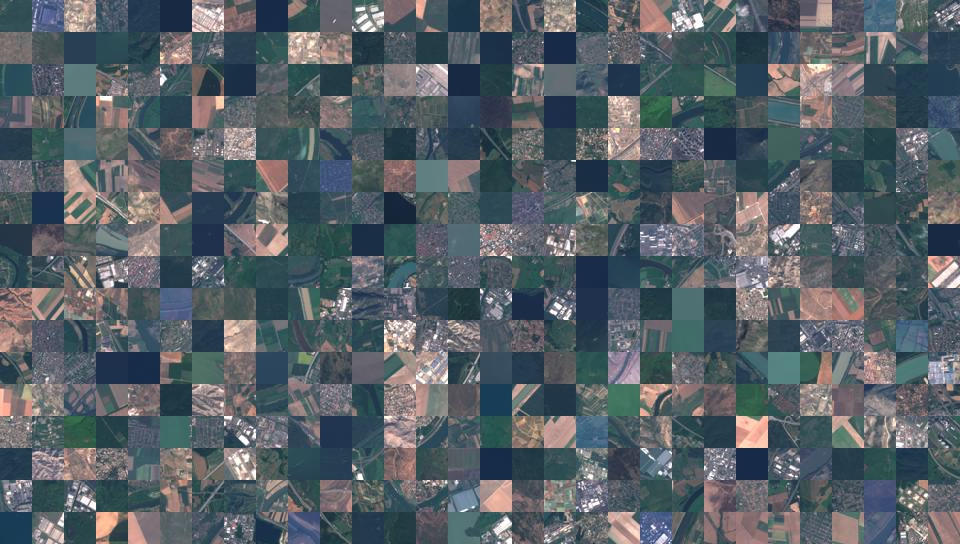
#> input picture generated_assets/eurosat_collage.jpeg, 960 x 544 px
$ python -i morphological_features.py   (imports and definitions only)
#> lines starting #> are read from the running program, lines starting #| are printed output that depends on the picture; after the words box and inside, x2 and y2 are one past the last pixel; in counts of white or black regions, pixels touching at a corner belong together
import cv2

import numpy as np

def extract_morphological_features(image):
    features = []

    gray = cv2.cvtColor(image, cv2.COLOR_RGB2GRAY)
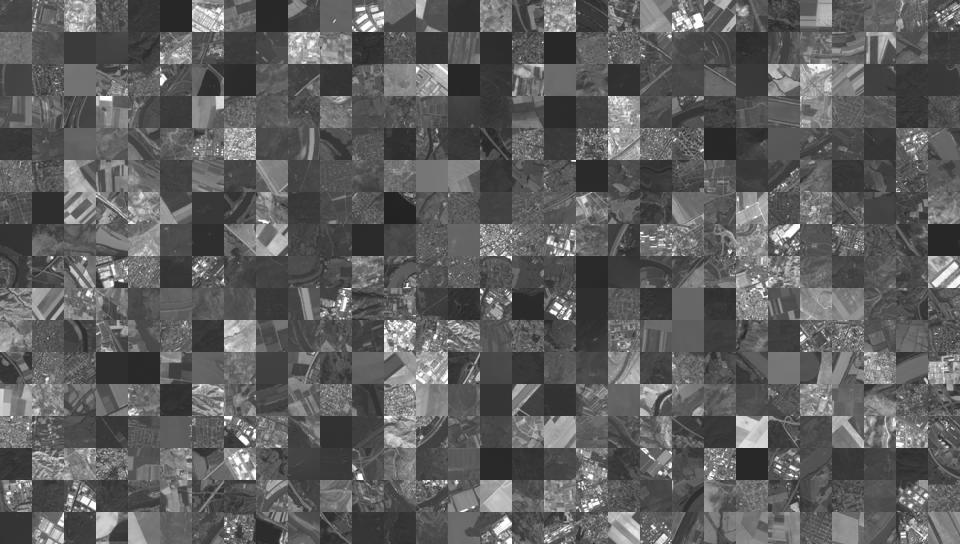
#> gray: shape (544, 960); min 20, max 255, mean 94.3
    _, binary = cv2.threshold(gray, 0, 255, cv2.THRESH_BINARY + cv2.THRESH_OTSU)
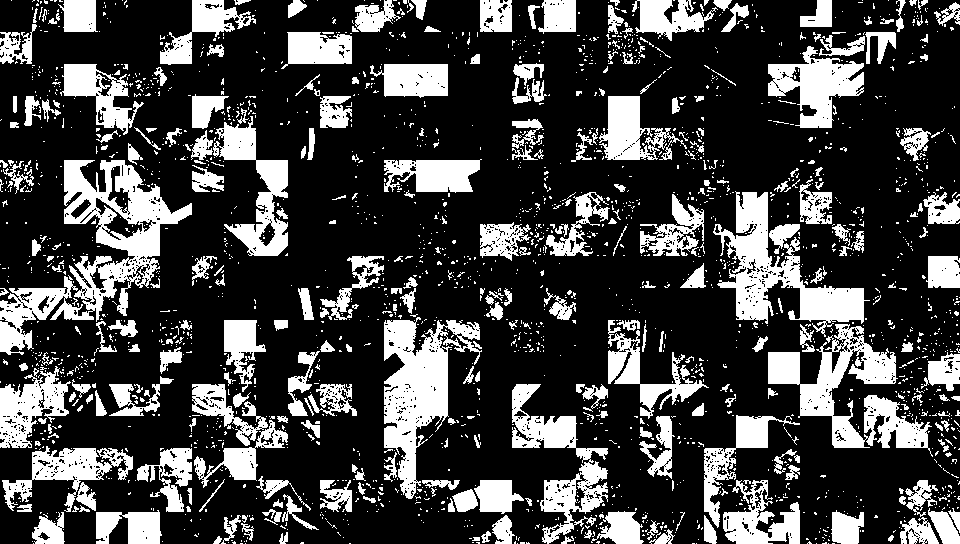
#> binary: shape (544, 960); 26% white; 2290 white regions (1983 under 20 px), largest, box (x1, y1, x2, y2) and area: (0, 160, 192, 355) 10666, (384, 317, 482, 499) 7518, (768, 324, 933, 457) 7419

    for k in [3, 5, 7]:
        kernel = np.ones((k, k), np.uint8)   # Morphological operations
        opening = cv2.morphologyEx(binary, cv2.MORPH_OPEN, kernel)
        closing = cv2.morphologyEx(binary, cv2.MORPH_CLOSE, kernel)

        features += [
            np.sum(opening > 0) / opening.size,
            np.sum(closing > 0) / closing.size,
            np.mean(opening),
            np.mean(closing),
            np.std(opening),
            np.std(closing)
        ]

        gradient = cv2.morphologyEx(binary, cv2.MORPH_GRADIENT, kernel)

        features += [
            np.sum(gradient > 0) / gradient.size,
            np.mean(gradient),
            np.std(gradient)
        ]
#> this loop made 3 passes
#> features on pass 1: [0.213, 0.298, 54.39, 75.94, 104.5, 116.6]
#> pass 1, in extract_morphological_features, `closing = cv2.morphologyEx(binary, cv2.MORPH_CLOSE, kernel)`:
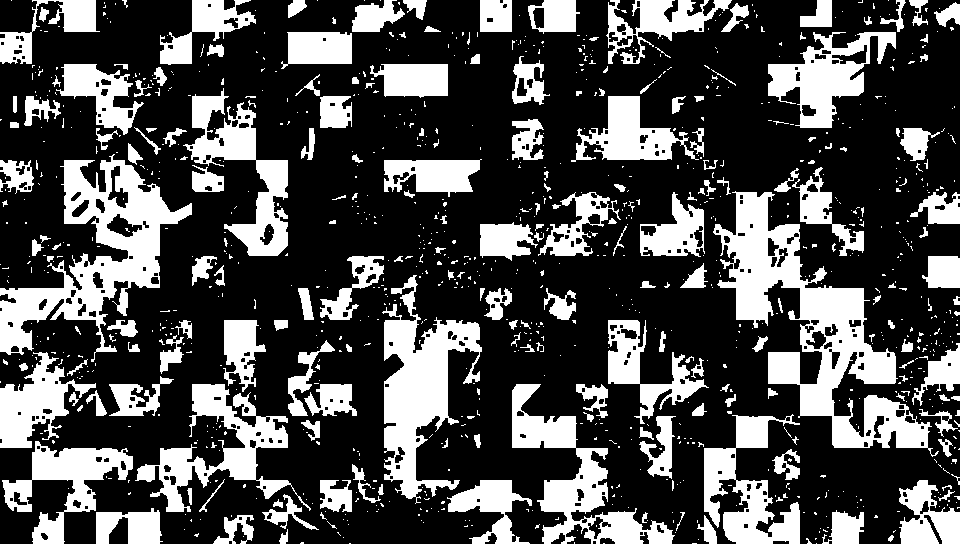
#> closing: shape (544, 960); 29.8% white; 1052 white regions (849 under 20 px), largest, box (x1, y1, x2, y2) and area: (713, 191, 939, 457) 17281, (0, 154, 192, 362) 12692, (382, 275, 482, 504) 9593
#> pass 1, in extract_morphological_features, `gradient = cv2.morphologyEx(binary, cv2.MORPH_GRADIENT, kernel)`:
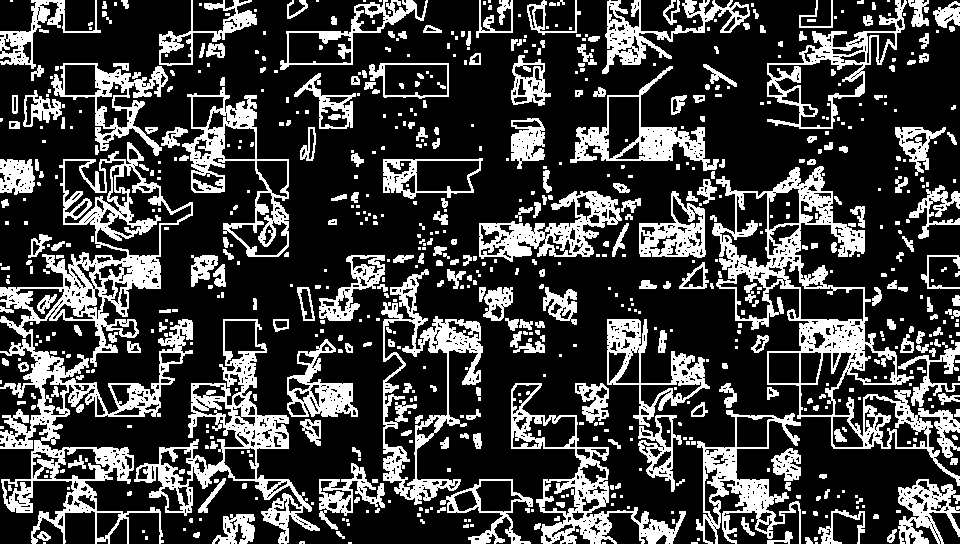
#> gradient: shape (544, 960); 25.2% white; 729 white regions (400 under 20 px), largest, box (x1, y1, x2, y2) and area: (0, 142, 193, 544) 18823, (712, 166, 960, 486) 13217, (134, 319, 320, 544) 7653
#> after the loop:
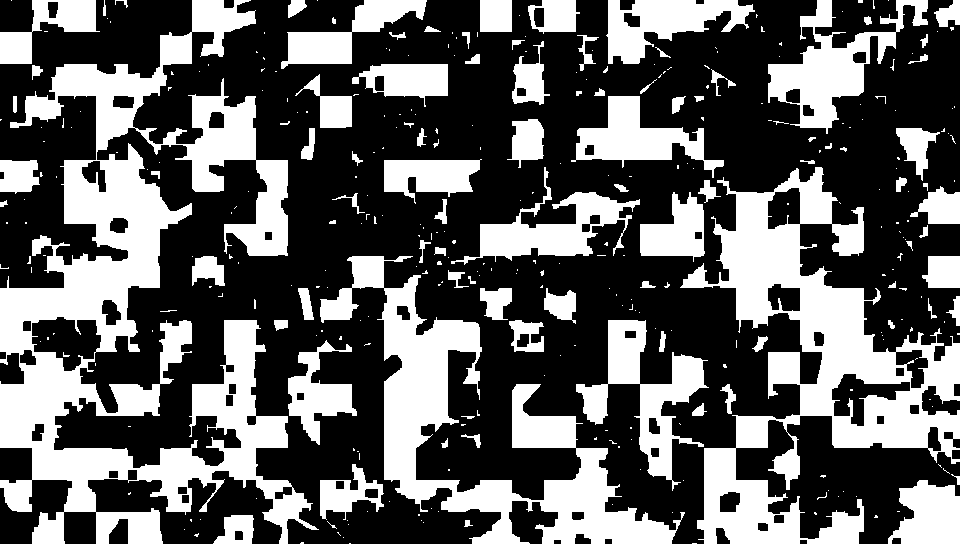
#> closing: shape (544, 960); 37.1% white; 352 white regions (256 under 20 px), largest, box (x1, y1, x2, y2) and area: (0, 0, 319, 544) 60589, (680, 167, 960, 544) 35982, (320, 256, 685, 544) 25129
#> after the loop:
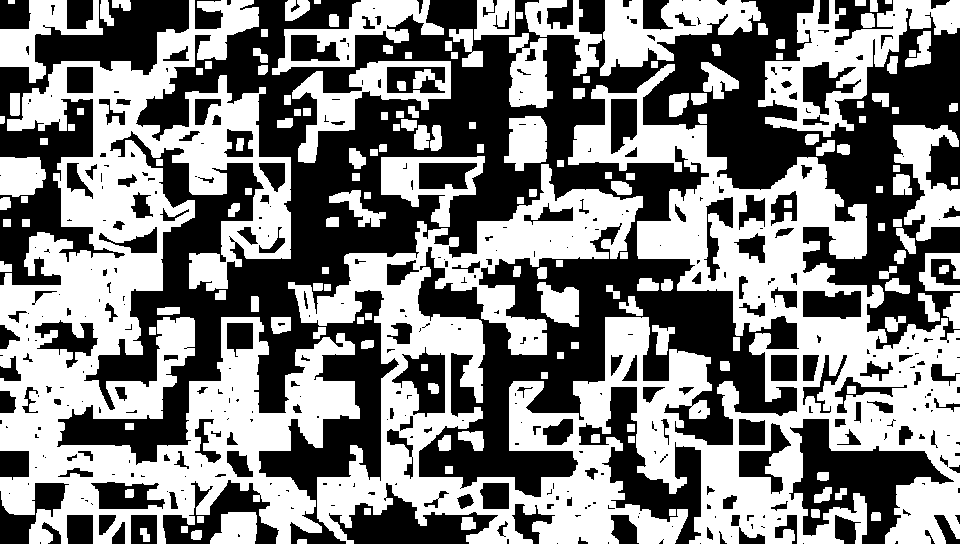
#> gradient: shape (544, 960); 50.3% white; 424 black regions (234 under 20 px), largest, box (x1, y1, x2, y2) and area: (57, 0, 960, 544) 171857, (0, 0, 189, 285) 16160, (789, 419, 954, 544) 8380
#> after the loop:
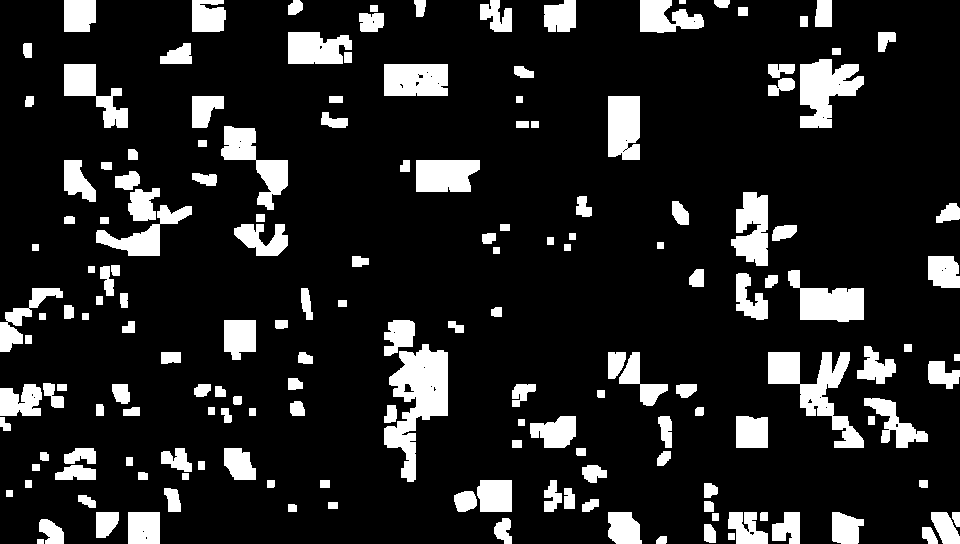
#> opening: shape (544, 960); 14.2% white; 169 white regions, largest, box (x1, y1, x2, y2) and area: (384, 344, 448, 482) 4350, (768, 352, 864, 448) 3318, (800, 59, 864, 128) 2709
#> after the loop, features = 27 values, max 128.2 at index 25, min 0.142 at index 18, mean 63.03

    return features

>>> import cv2
>>> picture = cv2.cvtColor(cv2.imread('../../generated_assets/eurosat_collage.jpeg'), cv2.COLOR_BGR2RGB)
>>> result = extract_morphological_features(picture)
#> result has the same summary as features in extract_morphological_features
